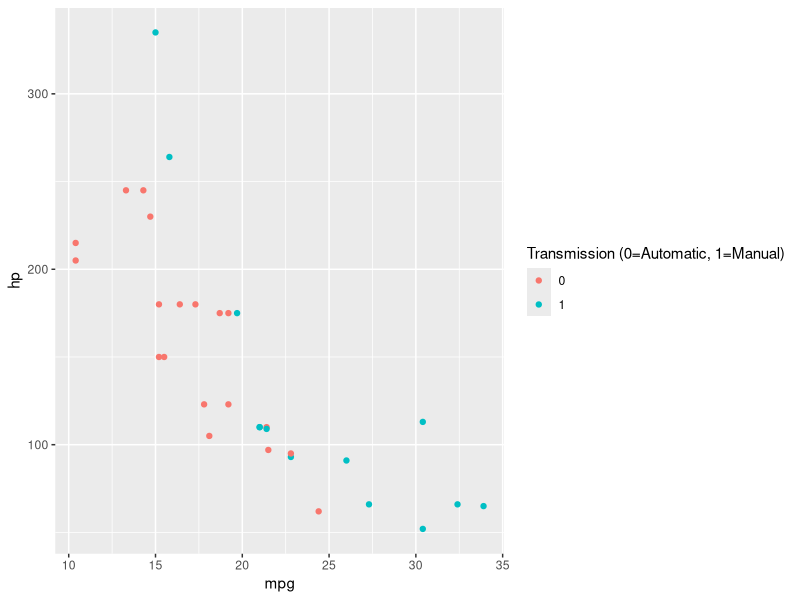

Reproduce this figure in R.
library(ggplot2)
library(class)
library(caret)
data(mtcars)
# Preprocessing: Normalize the dataset
preprocessParams <- preProcess(mtcars, method=c("center", "scale"))
mtcarsNorm <- predict(preprocessParams, mtcars)
# Feature Selection:
features <- mtcarsNorm[,1:10]
# Target variable: predict 'am' (Automatic or Manual transmission)
target <- mtcars$am
set.seed(123)
trainIndex <- createDataPartition(target, p=0.8, list=FALSE)
trainData <- features[trainIndex,]
testData <- features[-trainIndex,]
trainLabels <- target[trainIndex]
testLabels <- target[-trainIndex]
# Training the k-NN model
knnModel <- knn(train=trainData, test=testData, cl=trainLabels, k=3)
ggplot(mtcars, aes(x=mpg, y=hp, color=factor(am))) + geom_point() +
labs(color="Transmission (0=Automatic, 1=Manual)")
confusionMatrix(table(knnModel, testLabels))